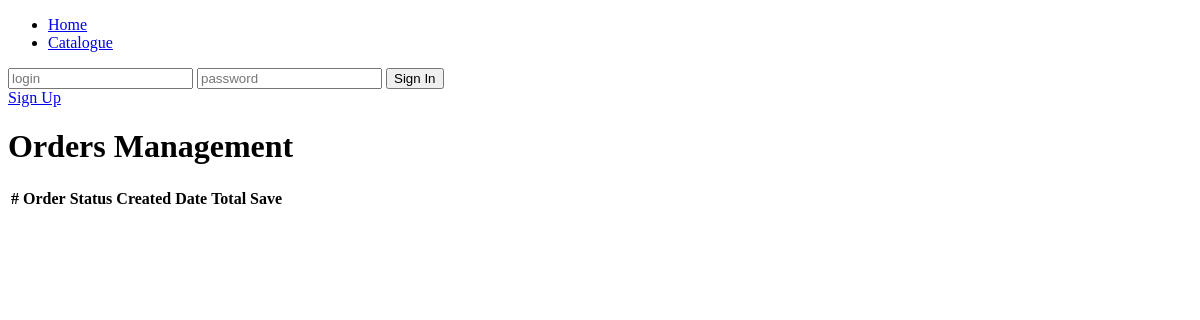
The app's page /shopPhp/ordersManagement.php, older data.
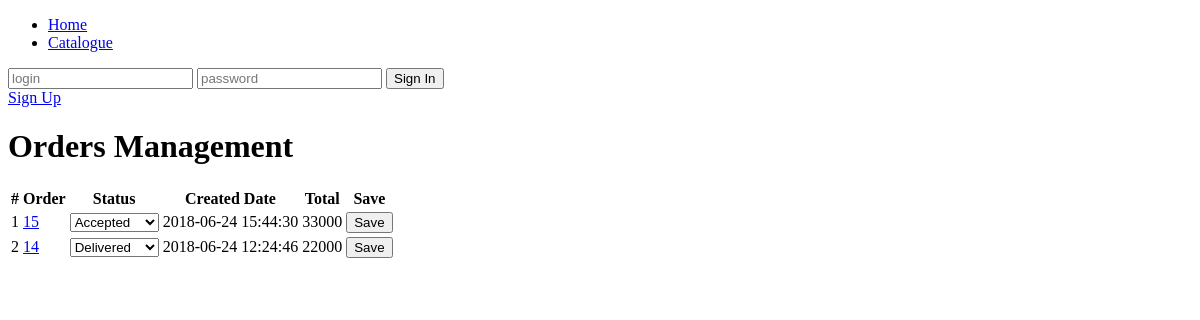
The same page, newer data.
### tables this page shows
CREATE TABLE `orders` (
  `Id` int(12) NOT NULL,
  `UserId` int(12) NOT NULL,
  `OrderDetailsId` int(12) DEFAULT NULL,
  `Total` int(32) NOT NULL,
  `CreatedDate` datetime NOT NULL,
  `Status` varchar(255) NOT NULL
);

### shopPhp/includes/ordersManagement.inc.php (called while the page is built, shortened)
<?php
    include_once 'dbConnection.inc.php';
    $orders = getOrders($dbConnection);
    function getOrders($dbConnection){
        $orders = [];
        $sql = "SELECT Id, Total, CreatedDate, Status
                FROM Orders
                ORDER BY CreatedDate DESC";
        $result = mysqli_query($dbConnection, $sql);
        while($order = mysqli_fetch_assoc($result)){
            array_push($orders, $order);
        }
        return $orders;
    }
?>

### shopPhp/ordersManagement.php (the view, shortened to what this page needs)
<?php
    include_once 'header.php';
    include_once 'includes/dbConnection.inc.php';
    include_once 'includes/ordersManagement.inc.php';
?>
    <h1>Orders Management</h1>
    <table>
        <thead>
            <th>#</th>
            <th>Order</th>
            <th>Status</th>
            <th>Created Date</th>
            <th>Total</th>
            <th>Save</th>
        </thead>
        <?php for($i = 0; $i < count($orders); $i++): ?>
            <tr>
                <form action='includes/ordersManagement.inc.php' method='GET'>
                    <td><?php echo $i + 1 ?></td>
                    <td><a href='orderDetails.php?orderId=<?php echo $orders[$i]["Id"] ?>'><?php echo $orders[$i]["Id"] ?></a></td>
                    <td>
                        <select name="status">
                            <option value="ACCEPTED" <?php echo $orders[$i]["Status"] == "ACCEPTED" ? "selected" : ""  ?>>Accepted</option>
                            <option value="DELIVERED" <?php echo $orders[$i]["Status"] == "DELIVERED" ? "selected" : ""  ?>>Delivered</option>
                        </select>
                    </td>
                    <td><?php echo $orders[$i]["CreatedDate"] ?></td>
                    <td><?php echo $orders[$i]["Total"] ?></td>
                    <td>
                        <button type='submit' label='Save'>Save</button>
                    </td>
                </form>
            </tr>
        <?php endfor; ?>
    </table>
<?php
    include_once 'footer.php';
?>

Row changes from the older to the newer data that the page shows:
added orders: Id "15", status "Accepted", CreatedDate "2018-06-24 15:44:30", Total "33000"
added orders: Id "14", status "Delivered", CreatedDate "2018-06-24 12:24:46", Total "22000"
